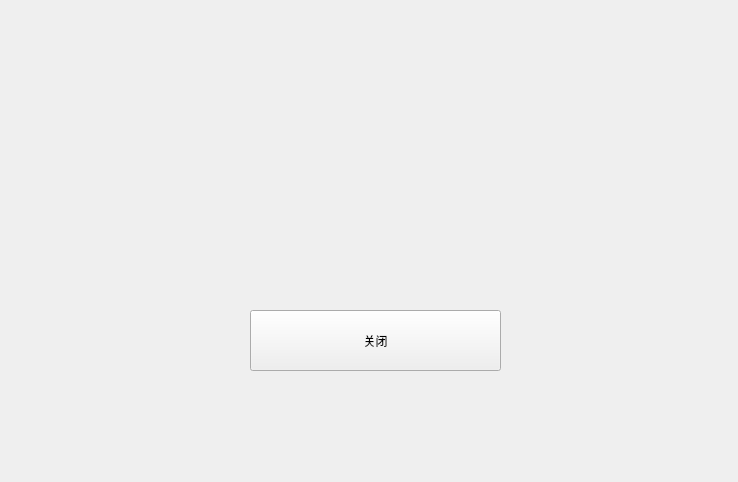
<?xml version="1.0" encoding="UTF-8"?>
<ui version="4.0">
 <class>Widget</class>
 <widget class="QWidget" name="Widget">
  <property name="geometry">
   <rect>
    <x>0</x>
    <y>0</y>
    <width>738</width>
    <height>482</height>
   </rect>
  </property>
  <property name="windowTitle">
   <string>Widget</string>
  </property>
  <widget class="QPushButton" name="pushButton">
   <property name="geometry">
    <rect>
     <x>250</x>
     <y>310</y>
     <width>251</width>
     <height>61</height>
    </rect>
   </property>
   <property name="text">
    <string>关闭</string>
   </property>
  </widget>
  <widget class="QLabel" name="label">
   <property name="geometry">
    <rect>
     <x>260</x>
     <y>120</y>
     <width>221</width>
     <height>91</height>
    </rect>
   </property>
   <property name="font">
    <font>
     <family>Arial</family>
     <pointsize>28</pointsize>
     <weight>75</weight>
     <bold>true</bold>
    </font>
   </property>
   <property name="styleSheet">
    <string notr="true">color: rgb(255, 85, 127);</string>
   </property>
   <property name="text">
    <string/>
   </property>
   <property name="alignment">
    <set>Qt::AlignCenter</set>
   </property>
  </widget>
 </widget>
 <layoutdefault spacing="6" margin="11"/>
 <resources/>
 <connections/>
</ui>
